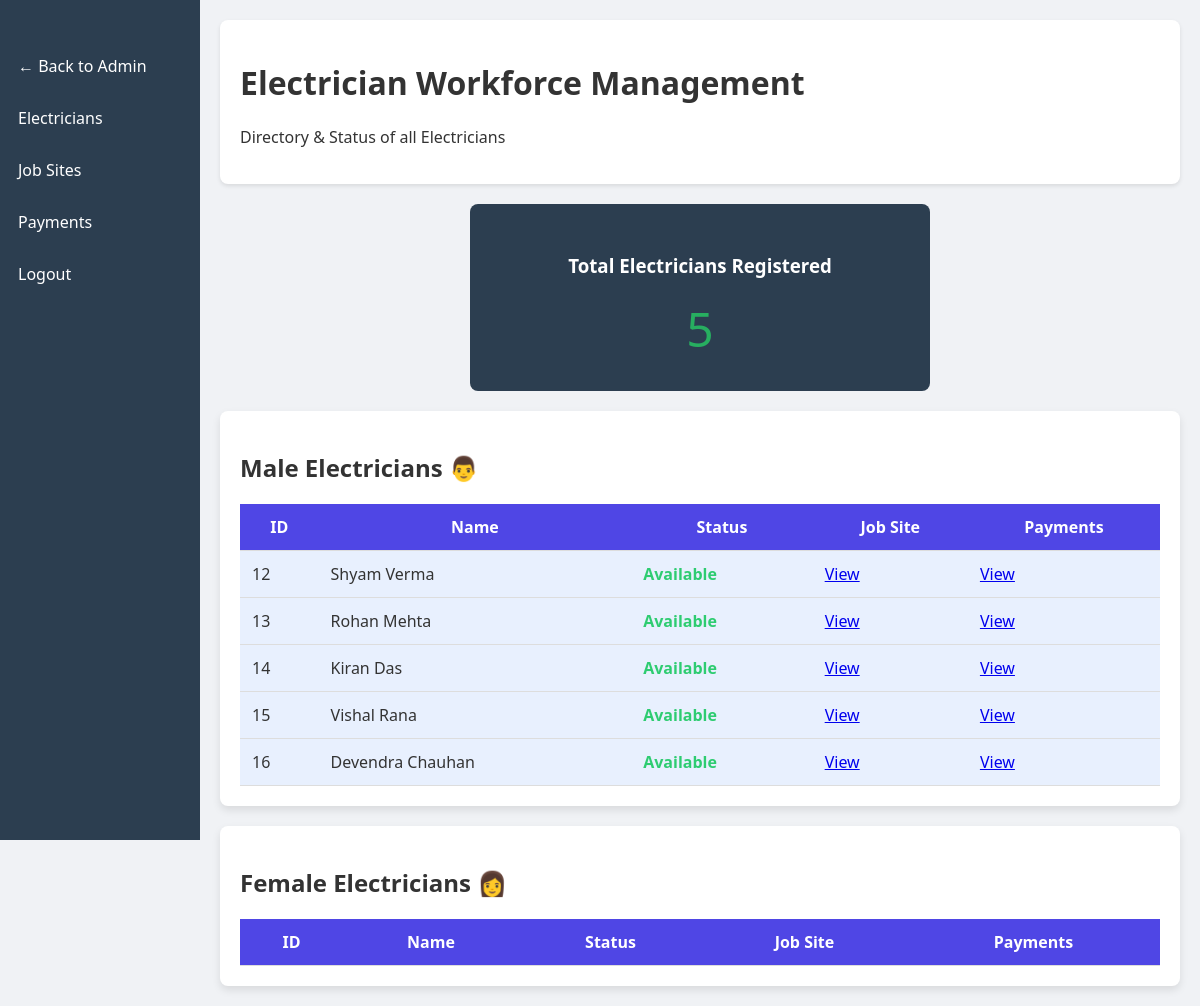
Screenshot of /electrician/ with the database file from the repository.
### workers/models.py (models this page shows, shortened)
class Worker(models.Model):
    WORKER_TYPES = [
        ('Plumber', 'Plumber'),
        ('Electrician', 'Electrician'),
        ('Carpenter', 'Carpenter'),
        ('Painter', 'Painter'),
        ('Helper', 'Helper'),
    ]
    user = models.OneToOneField(User, on_delete=models.CASCADE, null=True, blank=True)
    name = models.CharField(max_length=100)
    worker_type = models.CharField(max_length=50, choices=WORKER_TYPES)
    phone = models.CharField(max_length=15, blank=True)
    email = models.EmailField(null=True, blank=True)
    gender = models.CharField(max_length=10, default='Male', blank=True)
    hourly_rate = models.DecimalField(max_digits=8, decimal_places=2, default=0.00)
    is_available = models.BooleanField(default=True)
    joined_date = models.DateField(default=date.today)
    location = models.CharField(max_length=100, default='Unknown')
    role = models.ForeignKey(Role, on_delete=models.SET_NULL, null=True, blank=True)

### workers/views.py (the view)
# urls.py: path("electrician/", views.electrician, name="electrician"),
def electrician(request):
    electricians = Worker.objects.filter(worker_type='Electrician')
    return render(request, 'electrician.html', {'electricians': electricians})

### workers/templates/Electrician.html (shortened to what this page needs)
{% load static %}
<!DOCTYPE html>
<html lang="en">
<head>
</head>
<body>
    <div class="sidebar">
        <a href="{% url 'admin_page' %}" class="nav-item">← Back to Admin</a>
        <a href="{% url 'electrician' %}" class="nav-item">Electricians</a>
        <a href="#" class="nav-item">Job Sites</a>
        <a href="#" class="nav-item">Payments</a>
        <a href="{% url 'logout_user' %}" class="nav-item">Logout</a>
    </div>
    <div class="dashboard-container">
        <div class="header">
            <h1>Electrician Workforce Management</h1>
            <p>Directory & Status of all Electricians</p>
        </div>
        <div class="metric-card-single">
            <h3>Total Electricians Registered</h3>
            <div class="metric-value">{{ electricians.count }}</div>
        </div>
        <div class="table-section">
            <h2>Male Electricians 👨</h2>
            <table>
                <tr>
                    <th>ID</th>
                    <th>Name</th>
                    <th>Status</th>
                    <th>Job Site</th>
                    <th>Payments</th>
                </tr>
                {% for e in electricians %}
                {% if e.gender == "Male" %}
                <tr class="gender-male">
                    <td>{{ e.id }}</td>
                    <td>{{ e.name }}</td>
                    <td class="{% if e.is_available %}status-onsite{% else %}status-offsite{% endif %}">
                        {% if e.is_available %} Available {% else %} Busy {% endif %}
                    </td>
                    <td><a href="{% url 'electrician_job_site' %}?worker_id={{ e.id }}">View</a></td>
                    <td><a href="{% url 'electrician_payment' %}?worker_id={{ e.id }}">View</a></td>
                </tr>
                {% endif %}
                {% endfor %}
            </table>
        </div>
        <div class="table-section">
            <h2>Female Electricians 👩</h2>
            <table>
                <tr>
                    <th>ID</th>
                    <th>Name</th>
                    <th>Status</th>
                    <th>Job Site</th>
                    <th>Payments</th>
                </tr>
            </table>
        </div>
    </div>
</body>
</html>

### workers/templates/Electrician.html (style rules this page uses)
body { font-family: 'Segoe UI', Tahoma, Geneva, Verdana, sans-serif; margin: 0; background-color: #f0f2f5; color: #333; display: flex; min-height: 100vh; }
.sidebar { width: 200px; background-color: #2c3e50; color: white; display: flex; flex-direction: column; padding-top: 40px; height: 100vh; position: fixed; }
.nav-item { padding: 15px; display: block; color: white; text-decoration: none; border-left: 3px solid transparent; }
.dashboard-container { margin-left: 200px; padding: 20px; width: calc(100% - 200px); }
.header { background: white; padding: 20px; border-radius: 8px; box-shadow: 0 2px 4px rgba(0,0,0,0.1); margin-bottom: 20px; }
.metric-card-single { background: #2c3e50; padding: 30px; border-radius: 8px; text-align: center; color: white; max-width: 400px; margin: 20px auto; }
.metric-value { font-size: 3em; color: #27ae60; }
.table-section { background: white; padding: 20px; border-radius: 8px; margin-top: 20px; box-shadow: 0 4px 8px rgba(0,0,0,0.1); }
table { width: 100%; border-collapse: collapse; }
th, td { padding: 12px; border-bottom: 1px solid #ddd; }
th { background: #4f46e5; color: white; }
.gender-male { background: #e8f0fe; }
.status-onsite { color: #2ecc71; font-weight:bold; }

### rows the page displays
Worker: id "12", name "Shyam Verma", is_available "Available"
Worker: id "13", name "Rohan Mehta", is_available "Available"
Worker: id "14", name "Kiran Das", is_available "Available"
Worker: id "15", name "Vishal Rana", is_available "Available"
Worker: id "16", name "Devendra Chauhan", is_available "Available"

### other values shown
{{ electricians.count }} "5"
